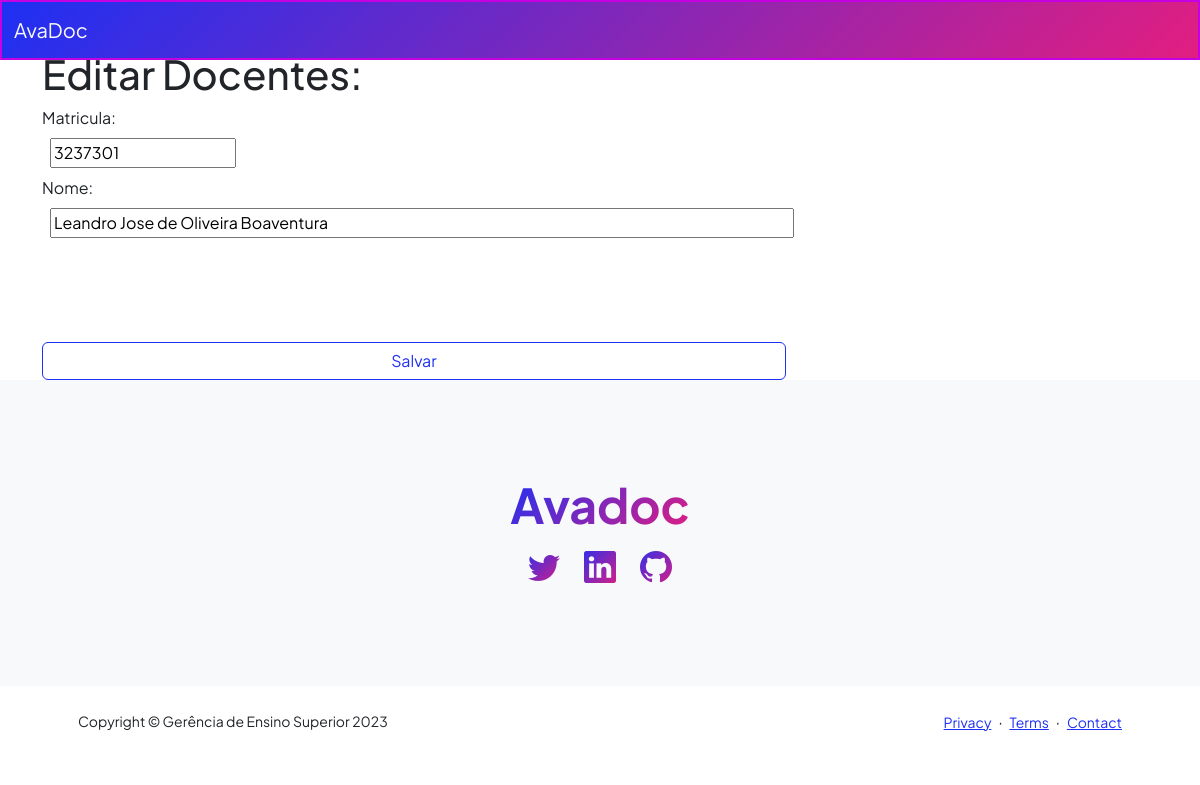
Page /editar_docente/3 on the committed database.
### avadocApp/models.py (models this page shows, shortened)
class Docente(models.Model):
    id_docente = models.AutoField(primary_key=True)
    cod_docente = models.CharField(max_length=200, blank=True, null=True)
    nome_docente = models.CharField(max_length=200, blank=True, null=True)

### avadocApp/views.py (the view, shortened to what this page needs)
# urls.py: path('editar_docente/<int:id>', editar_docente, name='editar_docente'),
def editar_docente(request, id):
    docente = get_object_or_404(Docente, pk=id)
    form = DocenteForm(instance=docente)
    docentes = Docente.objects.all()
    return render(request, "avadoc/editar_docente.html", {'form': form, 'docente': docente, 'docentes': docentes})

### avadocApp/forms.py
class DocenteForm(forms.ModelForm):
    class Meta:
        model=Docente
        fields =['id_docente','cod_docente', 'nome_docente']
        id_docente = forms.IntegerField(label="Id_docente:")
        cod_docente = forms.CharField(label="Matrícula Siape:")
        nome_docente = forms.CharField(label="Nome:")

### avadocApp/templates/avadoc/editar_docente.html (shortened to what this page needs)
{% extends "avadoc/base.html" %}
{% block corpo %}
    {% load crispy_forms_tags %}
    {% load widget_tweaks %}
    <div class="container">
        <h1>
            Editar Docentes:
        </h1>
        <form method="post" enctype="multipart/form-data" class="col-8 mt-2">
            <div class="row">
                <label for="matricula"> Matricula:
                    <div id="matricula" class="input-group m-2 " style="">
                        {% render_field form.cod_docente type="text" class='col-3' required="required" %}
                    </div>
                </label>
                <label for="nome"> Nome:
                    <div id="nome" class="input-group m-2">
                        {% render_field form.nome_docente type="text" class="col-12" required="required" %}
                    </div>
                </label>
                <div class="mt-5">
                    <input type="submit" value="Salvar" class="btn btn-outline-primary mt-5 input-group">
                </div>
            </div>
        </form>
    </div>
{% endblock corpo %}

### avadocApp/static/css/estilo.css (style rules this page uses)
label { font-width: bold;; }

### rows in the picture
Docente: cod_docente "3237301", nome_docente "Leandro Jose de Oliveira Boaventura"
